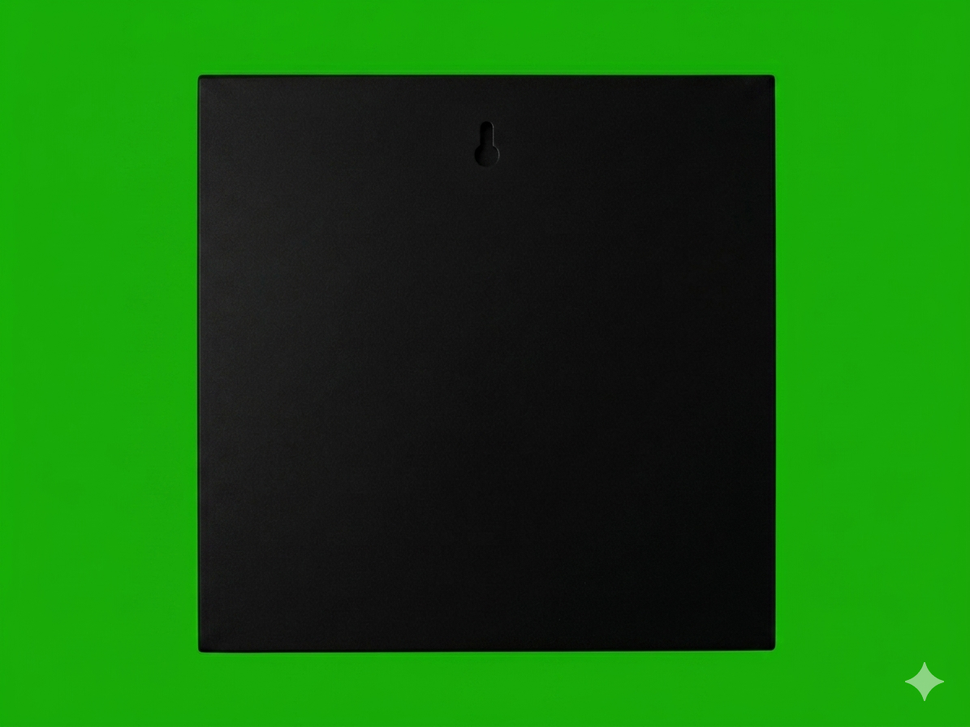
#> input picture img/20x20B.png, 970 x 727 px, shrunk from 1195 x 896 before the run
$ python remove.py
#> lines starting #> are read from the running program, lines starting #| are printed output that depends on the picture; after the words box and inside, x2 and y2 are one past the last pixel; in counts of white or black regions, pixels touching at a corner belong together
import os
from PIL import Image, ImageFilter

def procesar_croma_biorush_pro(input_path, output_path):
    # 1. Abrir imagen y asegurar transparencia
#> called with input_path = 'img/20x20B.png', output_path = 'img/20X20.png'
    img = Image.open(input_path).convert("RGBA")
#> img is the input picture: PIL image 970x727 RGBA; mean R, G, B, A 21.3, 98.3, 12.7, 255
    data = img.getdata()

    # 2. Crear máscara: Detectar verde y aplicar un umbral de suavizado
    # Usamos tolerancia para atrapar el halo (mezcla de verde)
    new_data = []
    for item in data:
        # Detectar píxeles donde el verde sea predominante
        if item[1] > (item[0] + 40) and item[1] > (item[2] + 40):
            new_data.append((0, 0, 0, 0)) # Transparente
        else:
            new_data.append(item)
#> this loop made 705190 passes
#> item on passes 1 to 3: (20, 175, 9, 255), (19, 173, 7, 255), (21, 174, 8, 255)
#> after the loop, new_data = 705190 items

    img.putdata(new_data)
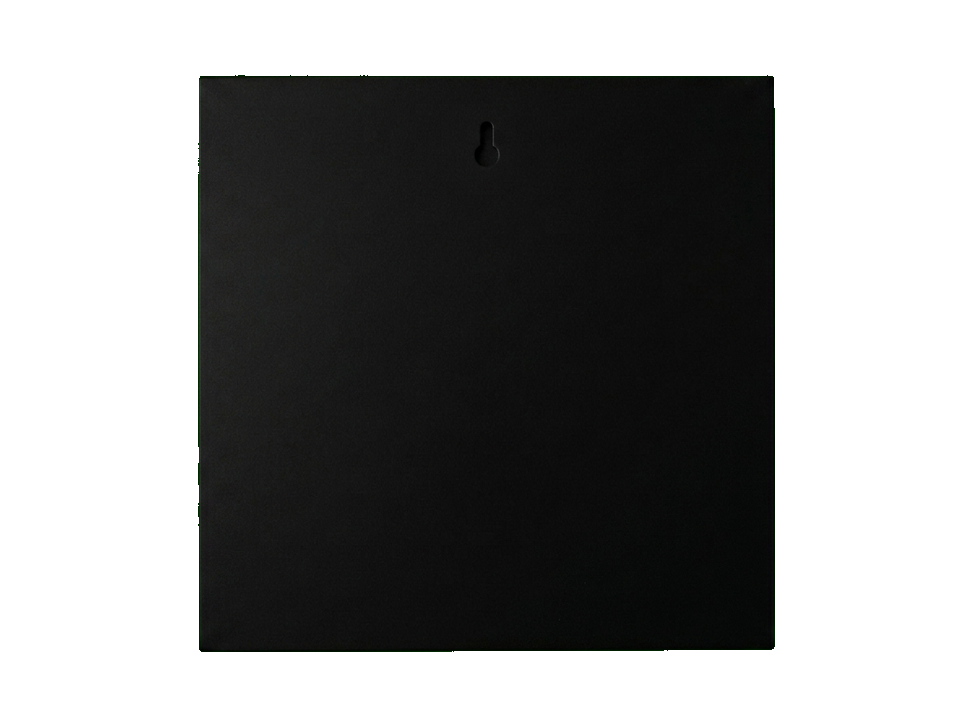
#> img: PIL image 970x727 RGBA; mean R, G, B, A 8.3, 8.6, 8.3, 119.9; transparent parts drawn white

    # 3. Limpieza de bordes:
    # A. Erosionamos 1 píxel para quitar el rastro verde
    # B. Aplicamos un ligero desenfoque para suavizar el corte (antialiasing)
    mascara = img.split()[3]
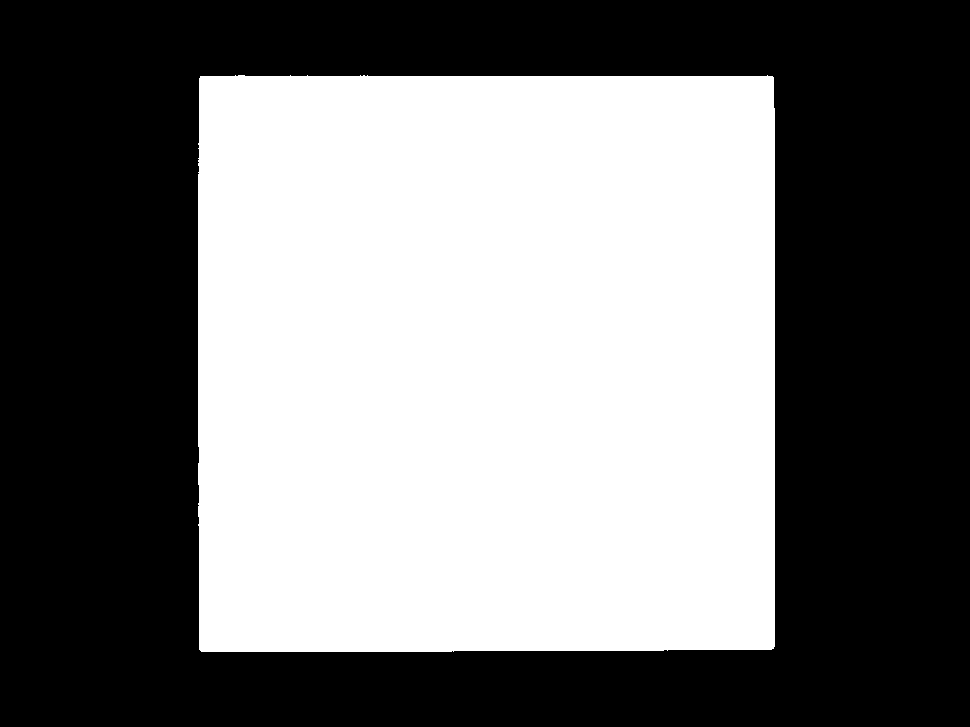
#> mascara: PIL image 970x727 L; 47% white; 1 white region, box (x1, y1, x2, y2) and area: (198, 75, 775, 652) 331636
    mascara = mascara.filter(ImageFilter.MinFilter(3)) # Erosión
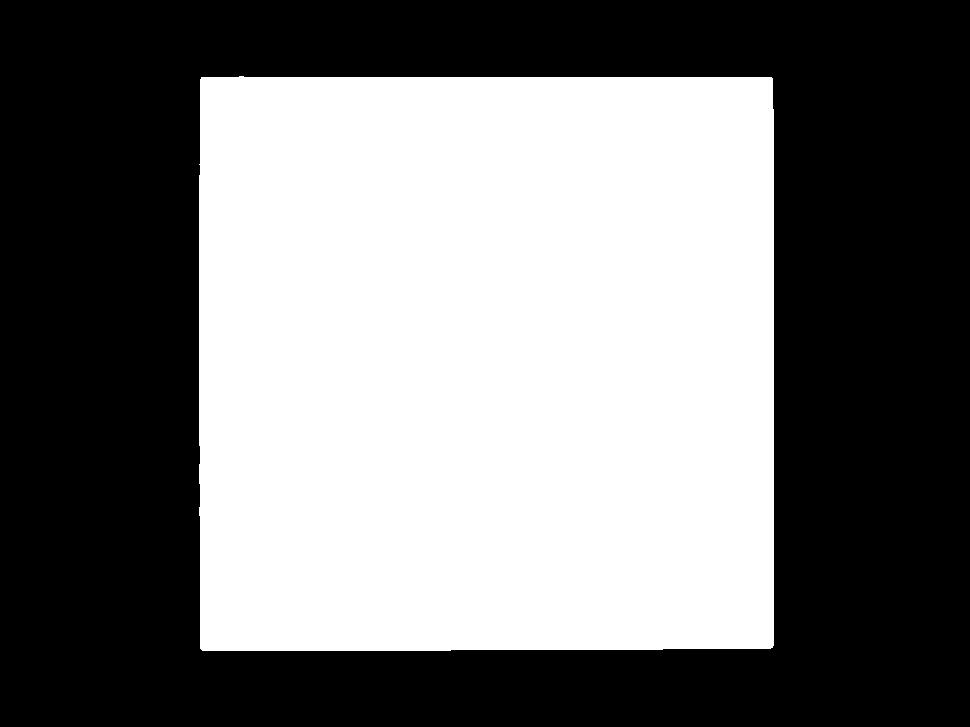
#> mascara: PIL image 970x727 L; 46.7% white; 1 white region, box (x1, y1, x2, y2) and area: (199, 76, 774, 651) 329305
    img.putalpha(mascara)

    # 4. Autocrop final al ras
    bbox = img.getbbox()
#> bbox = (199, 76, 774, 651)
    if bbox:
        img = img.crop(bbox)
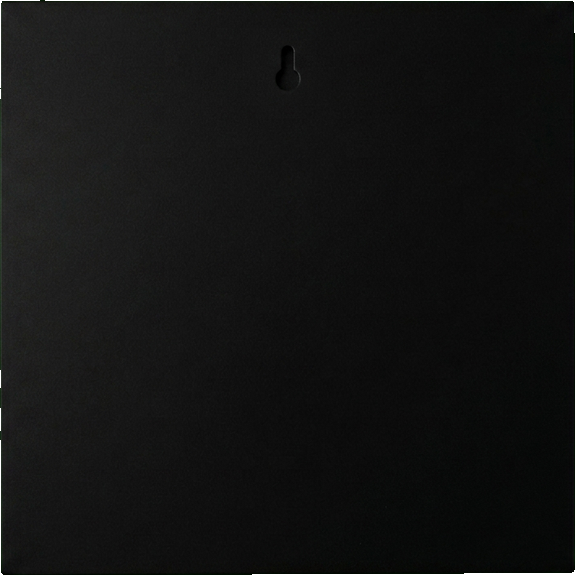
#> img: PIL image 575x575 RGBA; mean R, G, B, A 17.8, 18.2, 17.7, 254; transparent parts drawn white

    img.save(output_path, "PNG")
    print(f"Asset limpio guardado: {output_path}")

if __name__ == "__main__":
    procesar_croma_biorush_pro("img/20x20B.png", "img/20X20.png")

$ run again, with img/40X40.png copied over img/20x20B.png
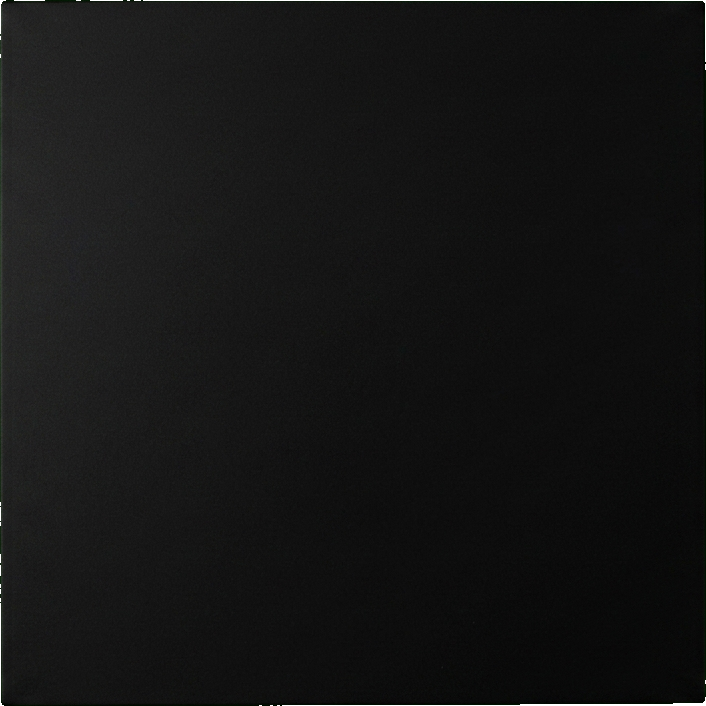
#> input picture img/40X40.png, 706 x 706 px
#> in procesar_croma_biorush_pro, img is the input picture: PIL image 706x706 RGBA; mean R, G, B, A 19.5, 19.7, 19.4, 254.2
#> the loop in procesar_croma_biorush_pro, `for item in data:` made 498436 passes
#> item on passes 1 to 3: (0, 0, 0, 0), (0, 0, 0, 0), (0, 33, 0, 0)
#> after the loop in procesar_croma_biorush_pro, `for item in data:`: new_data = 498436 items
#> in procesar_croma_biorush_pro, `mascara = img.split()[3]`:
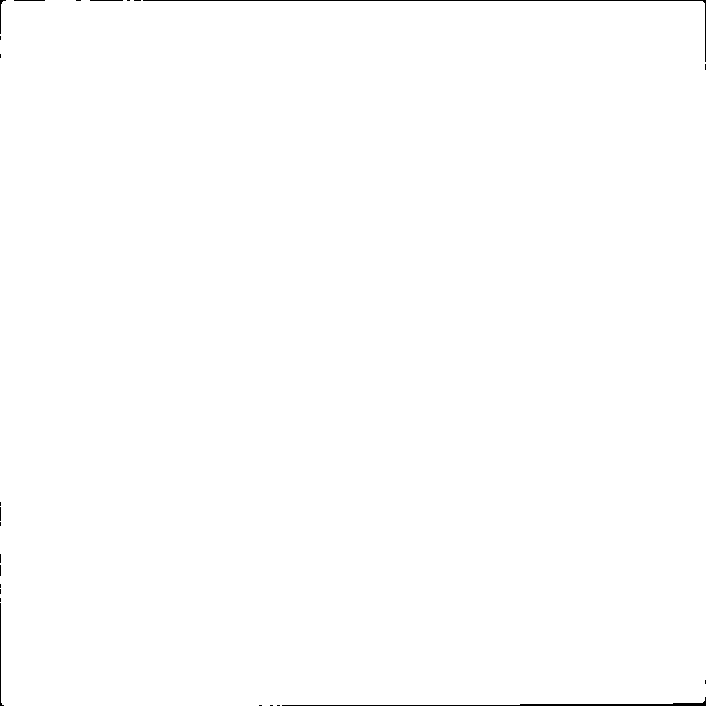
#> mascara: PIL image 706x706 L; 99.7% white; black in thin lines or dots
#> in procesar_croma_biorush_pro, `mascara = mascara.filter(ImageFilter.MinFilter(3))`:
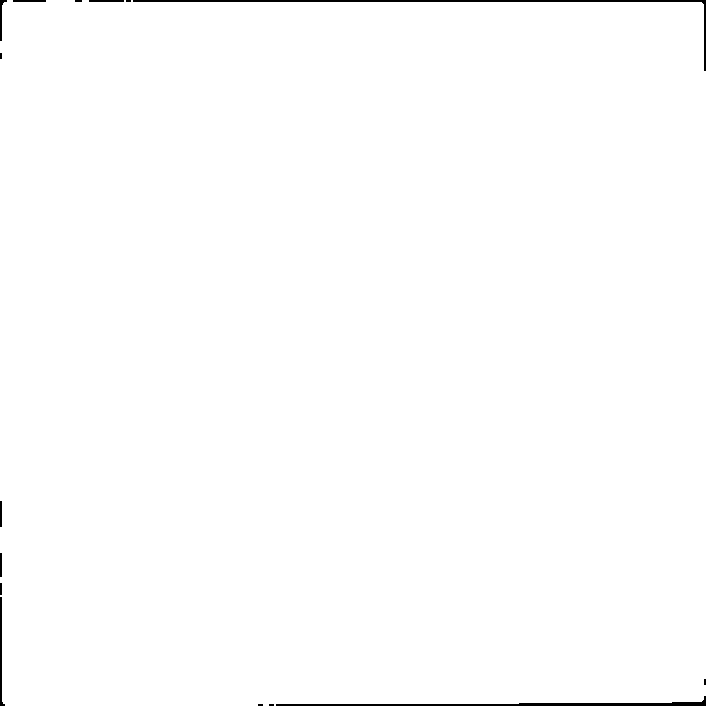
#> mascara: PIL image 706x706 L; 99.4% white; 15 black regions (6 under 20 px), largest, box (x1, y1, x2, y2) and area: (133, 0, 706, 71) 1287, (276, 696, 706, 706) 1096, (0, 597, 5, 706) 226
#> bbox = (0, 0, 706, 706)
